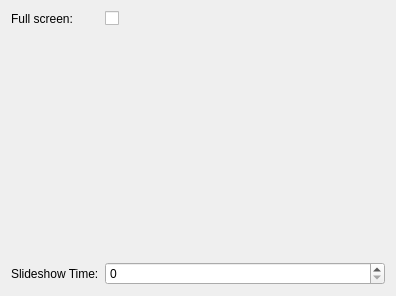
<?xml version="1.0" encoding="UTF-8"?>
<ui version="4.0">
 <class>Config</class>
 <widget class="QWidget" name="Config">
  <property name="geometry">
   <rect>
    <x>0</x>
    <y>0</y>
    <width>396</width>
    <height>296</height>
   </rect>
  </property>
  <layout class="QVBoxLayout" name="verticalLayout">
   <item>
    <layout class="QFormLayout" name="formLayout">
     <item row="0" column="1">
      <widget class="QCheckBox" name="fullScreenCheckBox">
       <property name="text">
        <string/>
       </property>
      </widget>
     </item>
     <item row="0" column="0">
      <widget class="QLabel" name="label">
       <property name="text">
        <string>Full screen:</string>
       </property>
      </widget>
     </item>
     <item row="2" column="0">
      <widget class="QLabel" name="label_2">
       <property name="text">
        <string>Slideshow Time:</string>
       </property>
      </widget>
     </item>
     <item row="2" column="1">
      <widget class="QSpinBox" name="slideshowSpinBox"/>
     </item>
     <item row="1" column="1">
      <spacer name="verticalSpacer">
       <property name="orientation">
        <enum>Qt::Vertical</enum>
       </property>
       <property name="sizeHint" stdset="0">
        <size>
         <width>20</width>
         <height>20</height>
        </size>
       </property>
      </spacer>
     </item>
    </layout>
   </item>
  </layout>
 </widget>
 <resources/>
 <connections/>
</ui>
